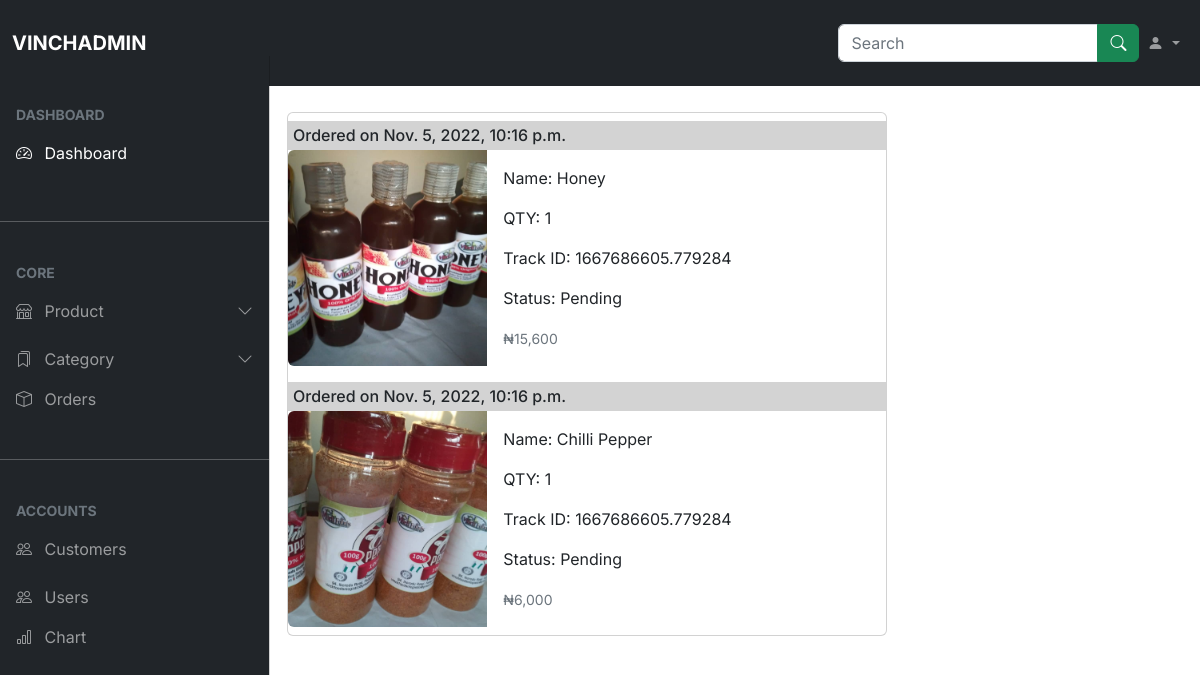
The app's page /view_order/9/ (signed in) with its own data.
### store/models.py (models this page shows, shortened)
class OrderItem(models.Model):
    product = models.ForeignKey(Product, on_delete=models.SET_NULL, null=True)
    order = models.ForeignKey(Order, on_delete=models.SET_NULL, null=True)
    quantity = models.IntegerField(default=0, null=True, blank=True)
    date_added = models.DateTimeField(auto_now_add=True)
    @property
    def get_total(self):
        total = self.product.price * self.quantity
        return total

class Product(models.Model):
    name = models.CharField(max_length=200)
    category = models.ForeignKey(Category, related_name='product_category', on_delete=models.CASCADE, null=True)
    slug = models.SlugField(max_length=255, unique=True, null=True)
    description = models.TextField(blank=True)
    in_stock = models.BooleanField(default=True)
    price = models.IntegerField()
    image = models.ImageField(null=True, blank=True)

class Order(models.Model):
    STATUS = (
        ('Pending', 'Pending'),
        ('On the way', 'On the way'),
        ('Delivered', 'Delivered')
    )
    customer = models.ForeignKey(Customer, on_delete=models.SET_NULL, null=True, blank=True)
    date_ordered = models.DateTimeField(auto_now_add = True)
    complete = models.BooleanField(default=False, null=True, blank=False)
    order_status = models.CharField(max_length=50, choices=STATUS, default=STATUS[0][0], null=True)
    transaction_id = models.CharField(max_length=200, null=True)

### vinchadmin/views.py (the view)
# urls.py: path('view_order/<int:id>/', views.view_order, name="view_order"),
def view_order(request, id):
    if request.user.is_authenticated:
        order = get_object_or_404(Order, id=id)
        order_item = order.orderitem_set.all()
    return render(request, "admindashboard/view_order.html", {'order_item': order_item})

### account/context_processors.py (called while the page is built)
def users(request):
    if request.user.is_authenticated:
        username = NewUser.objects.get(last_name=request.user)
        last_name = username.last_name
    else:
        last_name = "Account"
        pass
    return {'last_name': last_name}

### account/models.py (called while the page is built)
    def __str__(self):
        return self.last_name

### store/context_processors.py (called while the page is built, shortened)
def total_cart_items(request):
    if request.user.is_authenticated:
        customer = request.user.customer
        order, created = Order.objects.get_or_create(customer=customer, complete=False)
        items = order.orderitem_set.all()
        if order:
            orderitems = OrderItem.objects.filter(order=order)
            qty = sum([item.quantity for item in orderitems])
            cart_total = sum([item.get_total for item in orderitems])
        else:
            qty = 0
            cart_total = 0
    return {'qty': qty, 'cart_total': cart_total, 'items': items}

### templates/admindashboard/view_order.html (shortened to what this page needs)
{% extends 'admindashboard/home.html' %}
{% load static %}
{% load humanize %}
{% block content %}
<div class="container-fluid my-5">
    <div class="card mb-3 my-5" style="max-width: 600px;">
    {% for item in order_item %}
    <div class="row g-0 my-2">
      <h6 style="background: lightgray; padding: 5px; margin-bottom: 0;"> Ordered on {{item.date_added}}</h6>
      <div class="col-md-4 col-6">
        <img src="{{item.product.image.url}}" class="img-fluid rounded-start h-100" style="object-fit: cover;" alt="...">
      </div>
      <div class="col-md-8 col-6">
        <div class="card-body">
          <p class="card-text">Name: {{item.product.name}}</p>
          <p class="card-text">QTY: {{item.quantity}} </p>
          <p class="card-text">Track ID: {{item.order.transaction_id}} </p>
          <p class="card-text">Status: {{item.order.order_status}} </p>
          <p class="card-text"><small class="text-muted">&#8358;{{item.get_total|intcomma}}</small></p>
        </div>
      </div>
    </div>
    {% endfor %}
</div>
</div>
{% endblock content%}

### static/styles/admindashboard/home.css (style rules this page uses)
body, button { font-family: 'Inter', sans-serif; }
:root { --offcanvas-width: 270px; --topNavbarHeight: 56px; }
@media (min-width: 992px) { body { overflow: auto !important; } }

### records on screen
OrderItem: date_added "Nov. 5, 2022, 10:16 p.m.", product.image (picture), product.name "Honey", quantity "1", order.transaction_id "1667686605.779284", order.order_status "Pending", get_total "15,600"
OrderItem: date_added "Nov. 5, 2022, 10:16 p.m.", product.image (picture), product.name "Chilli Pepper", quantity "1", order.transaction_id "1667686605.779284", order.order_status "Pending", get_total "6,000"
